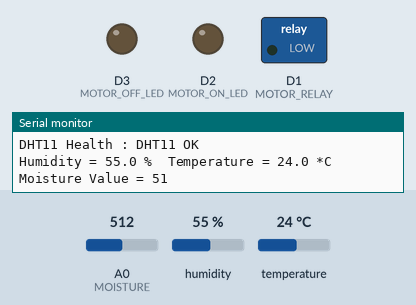
Recording of a sketch running on a simulated ESP8266 (NodeMCU). Shown: switched loads named in the sketch (green lamp = pin HIGH), output pins drawn as LEDs (lit = HIGH), the last lines printed to the serial monitor. The inputs (shaded band) are chosen by the test bench; at power-on: A0 (MOISTURE) = 512, humidity 55 %, temperature 24 °C.

Above: at 4.2 s.
4.3 s: A0 (MOISTURE) set to 742
9.7 s: A0 (MOISTURE) set to 763
At 15.5 s:
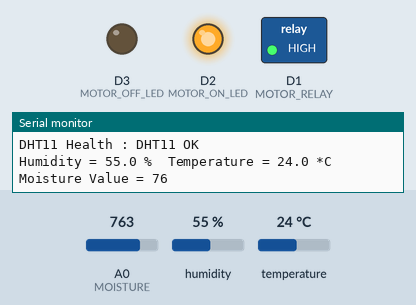
15.8 s: A0 (MOISTURE) set to 716
At 19.8 s:
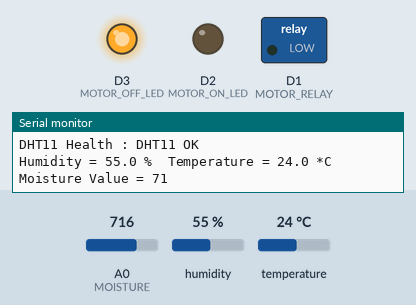
21.2 s: A0 (MOISTURE) set to 900
At 27.0 s:
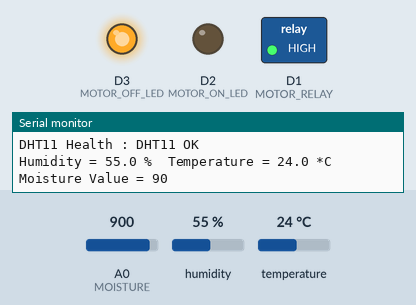
29.4 s: A0 (MOISTURE) set to 511
At 31.9 s:
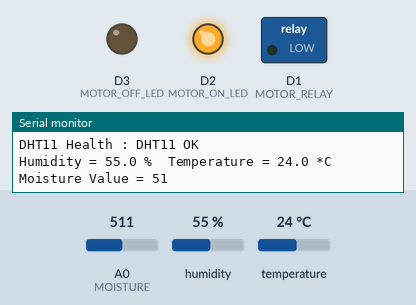
Timing chart, 0 to 33.9 s (numbered marks = the images above; inputs shaded):
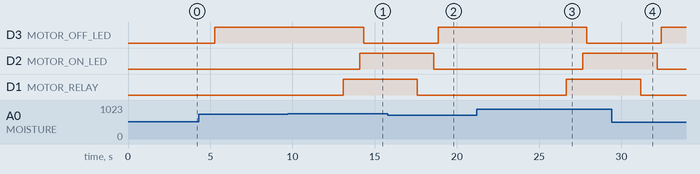

Measured:
- the behaviour switches between 749 and 750 on A0 (MOISTURE) (found by bisection; images 0 and 1)
- after the input at 9.7 s, D3 (MOTOR_OFF_LED): HIGH → LOW after 4.6 s; D2 (MOTOR_ON_LED): LOW → HIGH after 4.4 s; D1 (MOTOR_RELAY): LOW → HIGH after 3.4 s
- after the input at 15.8 s, D3 (MOTOR_OFF_LED): LOW → HIGH after 3.1 s; D2 (MOTOR_ON_LED): HIGH → LOW after 2.8 s; D1 (MOTOR_RELAY): HIGH → LOW after 1.8 s
- after the input at 21.2 s, D3 (MOTOR_OFF_LED): HIGH → LOW after 6.7 s; D2 (MOTOR_ON_LED): LOW → HIGH after 6.5 s; D1 (MOTOR_RELAY): LOW → HIGH after 5.5 s
- after the input at 29.4 s, D3 (MOTOR_OFF_LED): LOW → HIGH after 3.0 s; D2 (MOTOR_ON_LED): HIGH → LOW after 2.8 s; D1 (MOTOR_RELAY): HIGH → LOW after 1.8 s

The sketch:

Moisture.ino
```cpp
/*
 * Created on : 06/12/2017  11:00 AM
 * Author     : MVS Sriharsha
 * Info       : Smart Irrigation using NodeMCU
 */

#include <dht.h>

#define   DHT11_PIN       D0  // Initilizing digital pin D0 on NodeMCU to DHT11
#define   MOISTURE        A0  // Initilizing analog pin A0 on NodeMCU to Moisture sensor
#define   MOTOR_RELAY     D1  // Initilizing digtal pin D1 on NodeMCU to Realy
#define   MOTOR_ON_LED    D2  // Initilizing digtal pin D2 on NodeMCU to LED_1
#define   MOTOR_OFF_LED   D3  // Initilizing digtal pin D3 on NodeMCU to LED_2

void CHECK_DHT_11(int);
void DHT11_DISPLAY(void);
int READ_MOISTURE_VALUE(void);
void PRINT_MOISTURE_VALUE(int);

dht DHT;

void setup(){
  Serial.begin(115200);   // Set Baudrate to 115200
  pinMode(MOTOR_RELAY,OUTPUT);  // Set MOTOR_RELAY pin to Output
  pinMode(MOTOR_ON_LED,OUTPUT);  // Set MOTOR_ON_LED pin to Output
  pinMode(MOTOR_OFF_LED,OUTPUT);  // Set MOTOR_OFF_LED pin to Output
  delay(3000);

}/* void SETUP ends here */

void loop(){

  int check = DHT.read11(DHT11_PIN);    // Reading DHT PIN
  int MOISTURE_VALUE = 0;

  CHECK_DHT_11(check);    // Passing DHT "check" value to CHECK_DHT_11 funciton for checking health of the sensor
  DHT11_DISPLAY();    // Displaying DHT Values on Serial Moinitor
  MOISTURE_VALUE = READ_MOISTURE_VALUE();    // Reading and Printing the the
  PRINT_MOISTURE_VALUE(MOISTURE_VALUE);   // Printing the Moisture Values

  if(MOISTURE_VALUE >= 75){
    delay(1000);
    digitalWrite(MOTOR_RELAY,HIGH); // Turning the "MOTOR_RELAY" ON
    delay(1000);
    digitalWrite(MOTOR_ON_LED,HIGH);  // Turning "Motor_ON_LED" ON
    delay(250);
    digitalWrite(MOTOR_OFF_LED,LOW);  // Turning "Motor_OFF_LED" OFF
    delay(250);
  }else{
    delay(1000);
    digitalWrite(MOTOR_RELAY,LOW);  // Turning the "MOTOR_RELAY" ON
    delay(1000);
    digitalWrite(MOTOR_ON_LED,LOW);   // Turning "Motor_OFF_LED" ON
    delay(250);
    digitalWrite(MOTOR_OFF_LED,HIGH);     // Turning "Motor_ON_LED" OFF
    delay(250);
  }

  delay(2000);
}/* void LOOP ends here */

/*-------------------------------------------------------------------------------------------------------------------------------*/
void CHECK_DHT_11(int CHECK){
  /* Checking the Health of DHT11 */

  Serial.print("DHT11 Health : ");
  switch(CHECK)
  {
    case DHTLIB_OK:
    Serial.println("DHT11 OK");
    break;
    case DHTLIB_ERROR_CHECKSUM:
    Serial.println("Checksum error");
    break;
    case DHTLIB_ERROR_TIMEOUT:
    Serial.println("Time out error");
    break;
    default:
    Serial.println("Unknown error");
    break;
  }
}

void DHT11_DISPLAY(void){
 /*  Displaying the DHT sensor Values on the Serial Moniotr */

  Serial.print("Humidity = ");
  Serial.print(DHT.humidity, 1);  // Printing Humidity sensor Values.
  Serial.print(" %\t");
  Serial.print("Temperature = ");
  Serial.print(DHT.temperature, 1); // Printing Temperature sensor Values.
  Serial.print(" *C");

}
/*-------------------------------------------------------------------------------------------------------------------------------*/
int READ_MOISTURE_VALUE(void){
   /* Reading the Moisture Value */

   int MoistureValue= analogRead(MOISTURE); // Reading the Moisture sensor value
   MoistureValue = MoistureValue/10;

   return MoistureValue;
}

void PRINT_MOISTURE_VALUE(int Moisture_Value){
  /*  Displaying the Mositure sensor Values on the Serial Moniotr */

  Serial.println();
  Serial.print("Moisture Value = ");  // Printing Mositure sensor Values.
  Serial.println(Moisture_Value);
}
```
